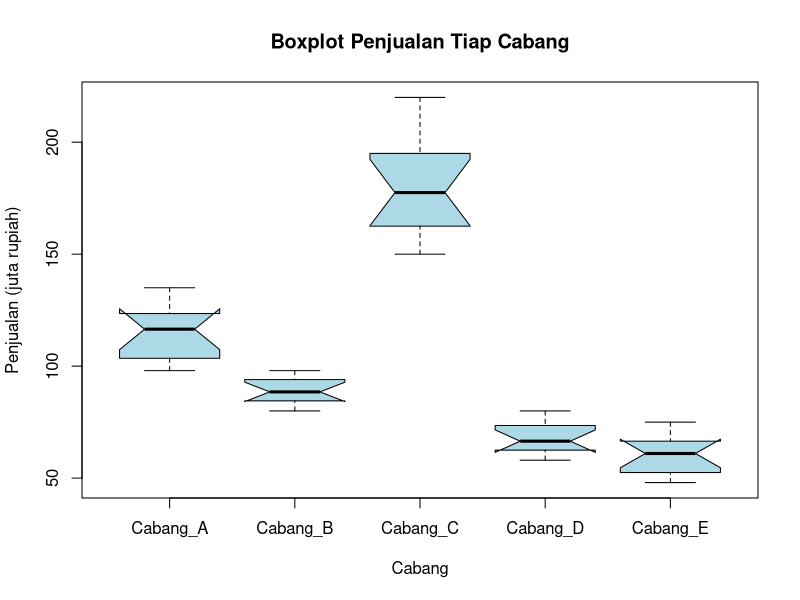
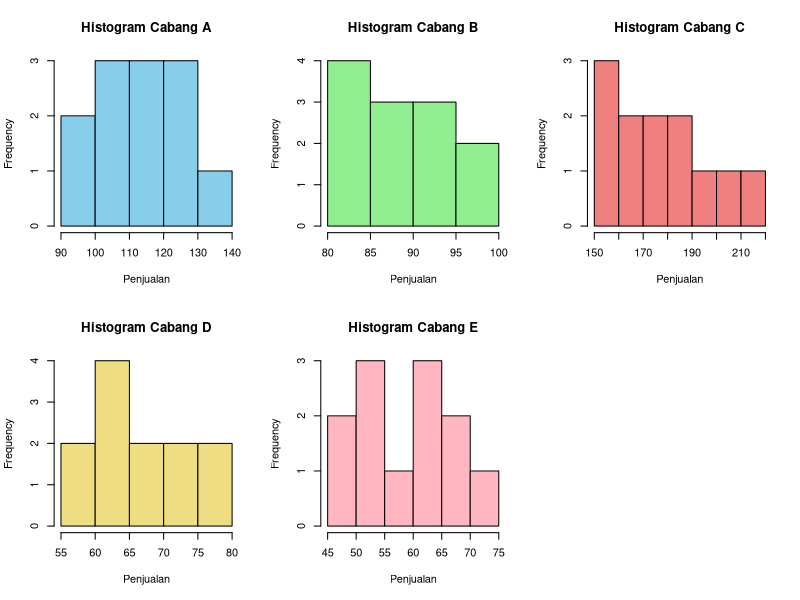

Here is the R script that generated these plots, in order:
# Membuat dataframe penjualan
data_penjualan <- data.frame(
  Bulan = 1:12,
  Cabang_A = c(100, 105, 98, 102, 110, 115, 120, 118, 122, 125, 130, 135),
  Cabang_B = c(80, 82, 85, 84, 86, 87, 90, 92, 93, 95, 96, 98),
  Cabang_C = c(150, 155, 160, 165, 170, 175, 180, 185, 190, 200, 210, 220),
  Cabang_D = c(60, 62, 58, 63, 64, 65, 68, 70, 72, 75, 78, 80),
  Cabang_E = c(50, 52, 48, 53, 54, 60, 65, 62, 63, 68, 70, 75)
)

# 1. Menghitung Rata-rata, Varians, dan Standar Deviasi
rata_rata <- colMeans(data_penjualan[ , -1])
varians <- apply(data_penjualan[ , -1], 2, var)
std_dev <- apply(data_penjualan[ , -1], 2, sd)

# Menampilkan hasil dalam data frame
hasil_statistik <- data.frame(
  Cabang = names(rata_rata),
  Rata_Rata = rata_rata,
  Varians = varians,
  Standar_Deviasi = std_dev
)

print("Hasil Statistik Penjualan:")
print(hasil_statistik)

# 2. Identifikasi Penyebaran Terbesar dan Terkecil
cabang_terbesar <- names(which.max(std_dev))
cabang_terkecil <- names(which.min(std_dev))

cat("\nCabang dengan penyebaran penjualan terbesar adalah:", cabang_terbesar, "\n")
cat("Cabang dengan penyebaran penjualan terkecil adalah:", cabang_terkecil, "\n")

# 3. Deteksi Outlier Menggunakan Boxplot
boxplot(data_penjualan[ , -1],
        main = "Boxplot Penjualan Tiap Cabang",
        ylab = "Penjualan (juta rupiah)",
        xlab = "Cabang",
        col = "lightblue",
        notch = TRUE)

# 4. Visualisasi Histogram dan Boxplot
par(mfrow = c(2, 3)) # Mengatur layout untuk 5 histogram

hist(data_penjualan$Cabang_A, main = "Histogram Cabang A", xlab = "Penjualan", col = "skyblue")
hist(data_penjualan$Cabang_B, main = "Histogram Cabang B", xlab = "Penjualan", col = "lightgreen")
hist(data_penjualan$Cabang_C, main = "Histogram Cabang C", xlab = "Penjualan", col = "lightcoral")
hist(data_penjualan$Cabang_D, main = "Histogram Cabang D", xlab = "Penjualan", col = "lightgoldenrod")
hist(data_penjualan$Cabang_E, main = "Histogram Cabang E", xlab = "Penjualan", col = "lightpink")

# Reset layout
par(mfrow = c(1, 1))
